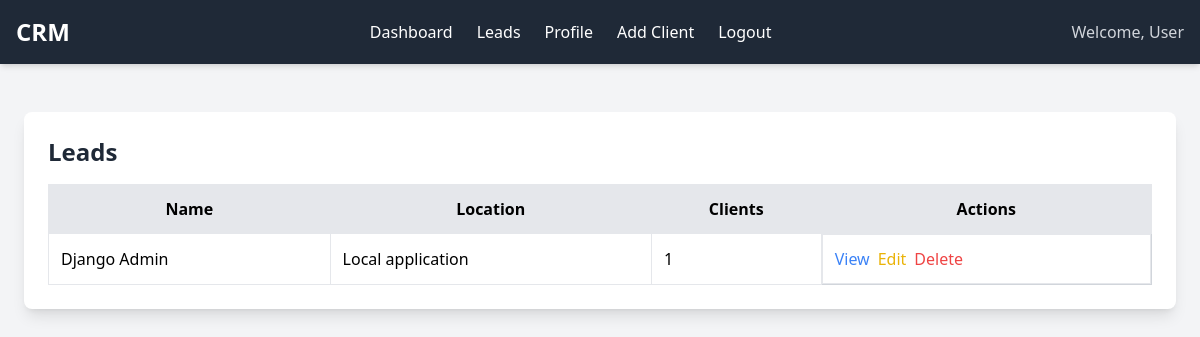
/leads/ (signed in), run on an earlier commit of the app's database.
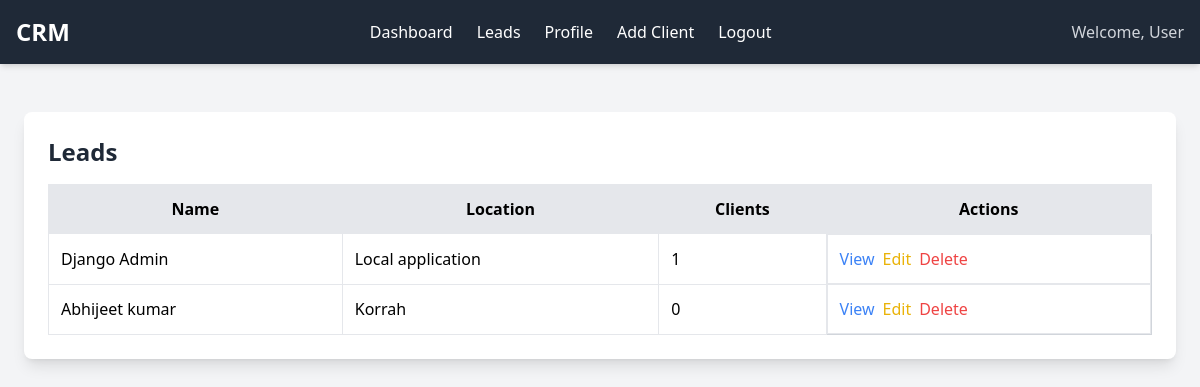
And on a later commit of the database.
### app/models.py (models this page shows, shortened)
class BaseModel(models.Model):
    created_at = models.DateTimeField(auto_now_add=True)
    updated_at = models.DateTimeField(auto_now=True)  # Fixed field name
    class Meta:
        abstract = True

class LeadModel(BaseModel):
    user = models.OneToOneField(User, on_delete=models.CASCADE, related_name='lead')
    first_name = models.CharField(max_length=30)
    last_name = models.CharField(max_length=30)
    location = models.TextField()
    about = models.TextField()
    profile_pic = models.ImageField(upload_to='profile_pics')  # Renamed for better file organization

### app/views.py (the view)
# urls.py: path('leads/',views.LeadsView.as_view(),name='leads'),
class LeadsView(LoginRequiredMixin,generic.ListView):
    template_name = 'home/leads.html'
    model = LeadModel
    context_object_name = 'leads'

### app/templates/home/leads.html (shortened to what this page needs)
{% extends 'base.html' %}
{% block content %}
<div class="max-w-6xl mx-auto bg-white p-6 rounded-lg shadow-lg mt-6">
    <h2 class="text-2xl font-bold text-gray-800 mb-4">Leads</h2>
    <table class="w-full border-collapse border border-gray-300">
        <thead class="bg-gray-200">
            <tr>
                <th class="p-3 border">Name</th>
                <th class="p-3 border">Location</th>
                <th class="p-3 border">Clients</th>
                <th class="p-3 border">Actions</th>
            </tr>
        </thead>
        <tbody>
            {% for lead in leads %}
                <tr class="hover:bg-gray-100">
                    <td class="p-3 border">{{ lead.first_name }} {{ lead.last_name }}</td>
                    <td class="p-3 border">{{ lead.location }}</td>
                    <td class="p-3 border">{{ lead.clients.count }}</td>
                    <td class="p-3 border flex space-x-2">
                        <a href="{% url 'lead_view' lead.id  %}" class="text-blue-500 hover:underline">View</a>
                        <a href="{% url 'update_lead' lead.id %}" class="text-yellow-500 hover:underline">Edit</a>
                        <a href="{% url 'delete_lead' lead.id  %}" class="text-red-500 hover:underline">Delete</a>
                    </td>
                </tr>
            {% empty %}
                <tr>
                    <td colspan="4" class="p-3 text-gray-600 text-center">No leads available.</td>
                </tr>
            {% endfor %}
        </tbody>
    </table>
</div>
{% endblock %}

What changed in the data, as far as the page shows it:
added LeadModel: first_name "Abhijeet", last_name "kumar", location "Korrah", clients.count "0"
